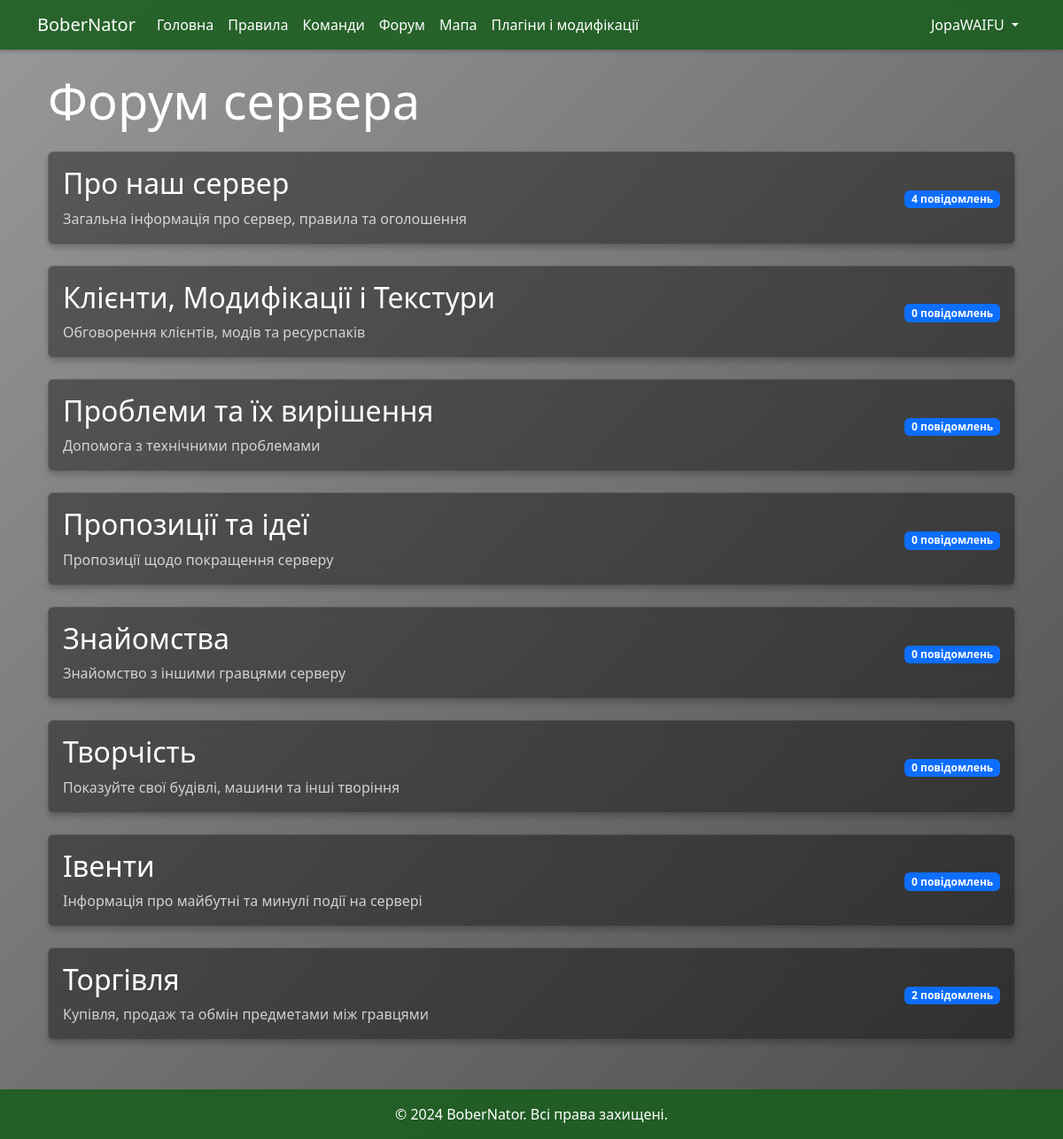
Page /forum (signed in) on the committed database.
### app.py (models this page shows)
class User(UserMixin, db.Model):
    id = db.Column(db.Integer, primary_key=True)
    username = db.Column(db.String(80), unique=True, nullable=False)
    minecraft_username = db.Column(db.String(80), unique=True, nullable=False)
    password_hash = db.Column(db.String(120), nullable=False)
    about_me = db.Column(db.Text, default='')
    discord_username = db.Column(db.String(80))
    join_date = db.Column(db.DateTime, default=datetime.utcnow)
    last_seen = db.Column(db.DateTime, default=datetime.utcnow)
    post_count = db.Column(db.Integer, default=0)
    topics_count = db.Column(db.Integer, default=0)
    is_admin = db.Column(db.Boolean, default=False)
    messages = db.relationship('ForumMessage', backref='author', lazy=True)
    playtime_minutes = db.Column(db.Integer, default=0)
    deaths = db.Column(db.Integer, default=0)
    mobs_killed = db.Column(db.Integer, default=0)
    blocks_broken = db.Column(db.Integer, default=0)
    blocks_placed = db.Column(db.Integer, default=0)
    distance_walked = db.Column(db.Float, default=0.0)  # в блоках
    last_stats_update = db.Column(db.DateTime)

class ForumTopic(db.Model):
    id = db.Column(db.Integer, primary_key=True)
    title = db.Column(db.String(200), nullable=False)
    description = db.Column(db.Text, nullable=False)
    messages = db.relationship('ForumMessage', backref='topic', lazy=True)

### app.py (the view)
@app.route('/forum')
def forum():
    topics = ForumTopic.query.all()
    return render_template('forum.html', topics=topics)

### app.py (called while the page is built)
@login_manager.user_loader
def load_user(user_id):
    return User.query.get(int(user_id))

@app.before_request
def before_request():
    logger.info(f'Отримано запит: {request.method} {request.path}')

@app.after_request
def after_request(response):
    logger.info(f'Відповідь: {response.status}')
    return response

### templates/forum.html (shortened to what this page needs)
{% extends "base.html" %}
{% block content %}
<div class="container mt-4">
    <h1 class="display-4 mb-4 text-white">Форум сервера</h1>
    <div class="row">
        {% for topic in topics %}
        <div class="col-md-12 mb-4">
            <a href="{{ url_for('forum_topic', topic_id=topic.id) }}" class="topic-link">
                <div class="card bg-transparent topic-card">
                    <div class="card-body">
                        <div class="d-flex justify-content-between align-items-center">
                            <div>
                                <h2 class="card-title text-white">
                                    {{ topic.title }}
                                </h2>
                                <p class="card-text text-white opacity-75">{{ topic.description }}</p>
                            </div>
                            <div class="text-end">
                                <span class="badge bg-primary">
                                    {{ topic.messages|length }} повідомлень
                                </span>
                            </div>
                        </div>
                    </div>
                </div>
            </a>
        </div>
        {% endfor %}
    </div>
</div>
{% endblock %}

### templates/base.html (shortened to what this page needs)
<!DOCTYPE html>
<html lang="uk">
<head>
    <link href="https://cdn.jsdelivr.net/npm/bootstrap@5.3.2/dist/css/bootstrap.min.css" rel="stylesheet">
    <link rel="stylesheet" href="https://cdnjs.cloudflare.com/ajax/libs/animate.css/4.1.1/animate.min.css">
    <link rel="stylesheet" href="https://cdnjs.cloudflare.com/ajax/libs/font-awesome/6.5.1/css/all.min.css">
</head>
<body>
    <nav class="navbar navbar-expand-lg navbar-dark mb-4">
        <div class="container">
            <a class="navbar-brand" href="/">BoberNator</a>
            <div class="collapse navbar-collapse" id="navbarNav">
                <ul class="navbar-nav me-auto">
                    <li class="nav-item">
                        <a class="nav-link" href="/">Головна</a>
                    </li>
                    <li class="nav-item">
                        <a class="nav-link" href="/rules">Правила</a>
                    </li>
                    <li class="nav-item">
                        <a class="nav-link" href="/commands">Команди</a>
                    </li>
                    <li class="nav-item">
                        <a class="nav-link" href="/forum">Форум</a>
                    </li>
                    <li class="nav-item">
                        <a class="nav-link" href="http://77.120.95.9:8123" target="_blank">Мапа</a>
                    </li>
                    <li class="nav-item">
                        <a class="nav-link" href="{{ url_for('plugins') }}">Плагіни і модифікації</a>
                    </li>
                </ul>
                <ul class="navbar-nav">
                    {% if current_user.is_authenticated %}
                    <li class="nav-item dropdown">
                        <a class="nav-link dropdown-toggle" href="#" id="navbarDropdown" role="button" data-bs-toggle="dropdown">
                            {{ current_user.username }}
                        </a>
                    </li>
                    {% endif %}
                </ul>
            </div>
        </div>
    </nav>
    <div class="container mt-4">
        {% block content %}{% endblock %}
    </div>
    <footer class="footer">
        <div class="container text-center">
            <p class="mb-0">&copy; 2024 BoberNator. Всі права захищені.</p>
        </div>
    </footer>
</body>
</html>

### templates/base.html (style rules this page uses)
:root { --primary-color: #2e7d32; --secondary-color: #4caf50; --light-color: #e8f5e9; --dark-color: #1b5e20; --overlay-color: rgba(0, 0, 0, 0.4); --card-bg: rgba(33, 37, 41, 0.85); }
body { background: url('/static/images/background.png') no-repeat center center fixed; background-size: cover; color: #ffffff; position: relative; min-height: 100vh; }
body::before { content: ''; position: fixed; top: 0; left: 0; width: 100%; height: 100%; background: linear-gradient(135deg, var(--overlay-color), rgba(0, 0, 0, 0.7)); z-index: -1; }
.navbar { background: rgba(27, 94, 32, 0.9); box-shadow: 0 2px 4px rgba(0,0,0,0.2); backdrop-filter: blur(10px); z-index: 999; }
.navbar-brand, .nav-link { color: #ffffff !important; transition: all 0.3s ease; }
.card { background: var(--card-bg); border: 1px solid rgba(255, 255, 255, 0.1); box-shadow: 0 4px 6px rgba(0,0,0,0.2); transition: all 0.3s ease; animation: fadeIn 1s ease-out; backdrop-filter: blur(10px); color: #ffffff; }
.footer { background: rgba(27, 94, 32, 0.9); color: #ffffff; padding: 1rem 0; margin-top: 2rem; backdrop-filter: blur(10px); }
::placeholder { color: #aaaaaa !important; }
a { color: #ffffff; text-decoration: none; }
h1, h2, h3, h4, h5, h6 { color: #ffffff; }

### templates/forum.html (style rules this page uses)
.topic-card { transition: transform 0.2s ease, box-shadow 0.2s ease; background: rgba(0, 0, 0, 0.4) !important; border: 1px solid rgba(255, 255, 255, 0.1); }
.topic-link { text-decoration: none; }

### rows in the picture
User: username "JopaWAIFU"
ForumTopic: title "Про наш сервер", description "Загальна інформація про сервер, правила та оголошення", messages|length "4"
ForumTopic: title "Клієнти, Модифікації і Текстури", description "Обговорення клієнтів, модів та ресурспаків", messages|length "0"
ForumTopic: title "Проблеми та їх вирішення", description "Допомога з технічними проблемами", messages|length "0"
ForumTopic: title "Пропозиції та ідеї", description "Пропозиції щодо покращення серверу", messages|length "0"
ForumTopic: title "Знайомства", description "Знайомство з іншими гравцями серверу", messages|length "0"
ForumTopic: title "Творчість", description "Показуйте свої будівлі, машини та інші творіння", messages|length "0"
ForumTopic: title "Івенти", description "Інформація про майбутні та минулі події на сервері", messages|length "0"
ForumTopic: title "Торгівля", description "Купівля, продаж та обмін предметами між гравцями", messages|length "2"
